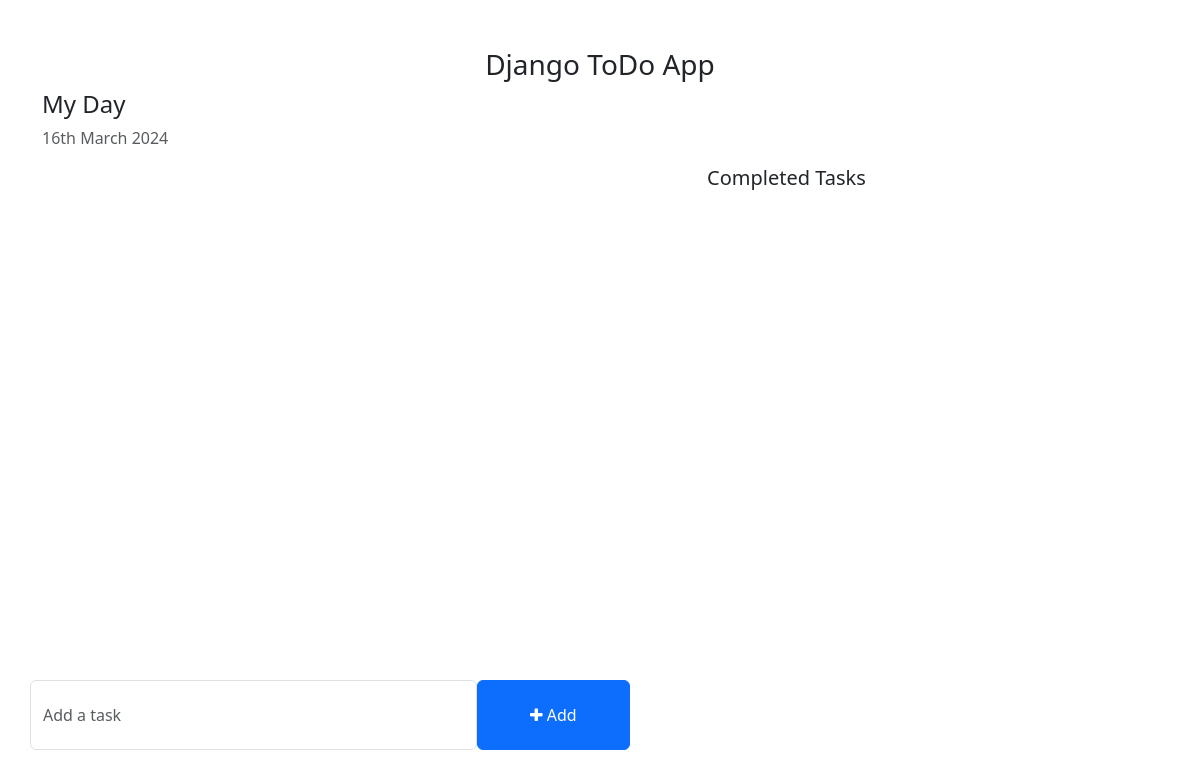
/, run on an earlier commit of the app's database.
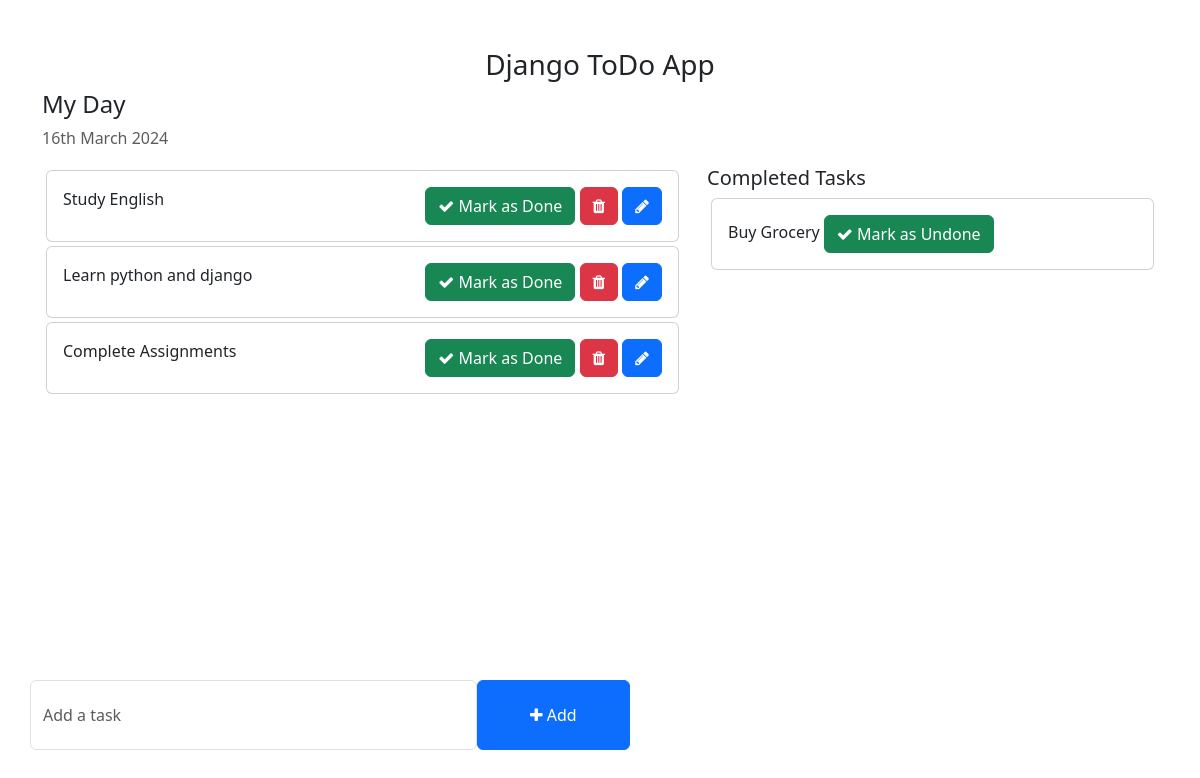
And on a later commit of the database.
### todos/models.py (models this page shows)
class Task(models.Model):
    task = models.CharField(max_length=250)
    is_completed = models.BooleanField(default=False)
    created_at = models.DateTimeField(auto_now_add=True)
    updated_at = models.DateTimeField(auto_now=True)
    def __str__(self):
        return self.task

### todo_main/views.py (the view)
# urls.py: path('', views.TodosPageView.as_view(), name='todos_page'),
class TodosPageView(views.View):
    template_name = 'todos_page.html'
    def get(self, request):
        tasks = Task.objects.filter(is_completed=False).order_by('-updated_at')
        completed_tasks = Task.objects.filter(is_completed=True)
        return render(request, self.template_name, {'tasks':tasks, 'completed_tasks':completed_tasks})

### templates/todos_page.html (shortened to what this page needs)
<!DOCTYPE html>
<html lang="en">
<head>
    <link href="https://cdn.jsdelivr.net/npm/bootstrap@5.3.0-alpha1/dist/css/bootstrap.min.css" rel="stylesheet">
    <link rel="stylesheet" href="https://cdnjs.cloudflare.com/ajax/libs/font-awesome/4.7.0/css/font-awesome.min.css">
</head>
<body>
    <div class="container">
        <h3 class="pt-5 text-center">Django ToDo App</h3>
        <div class="row">
            <h4>My Day</h4>
            <p class="text-muted">{% now "jS F Y" %}</p>
            <div class="col-md-7 col-lg-7" style="height: 450px; overflow: scroll;">
                {% for task in tasks %}
                    <div class="card m-1">
                        <div class="card-body">
                            {{ task.task }}
                            <span style="position: relative; float: right;">
                                <a class="btn btn-success" href="{% url 'todos:done_todo' task.id %}"><i class="fa fa-check"></i> Mark as Done</a>
                                <a class="btn btn-danger" href="{% url 'todos:delete_todo' task.id %}"><i class="fa fa-trash"></i></a>
                                <a class="btn btn-primary" href="{% url 'todos:edit_todo' task.id %}"><i class="fa fa-pencil"></i></a>
                            </span>
                        </div>
                    </div>
                {% endfor %}
            </div>
            <div class="col-md-5 col-lg-5">
                <h5>Completed Tasks</h5>
                {% for completed_task in completed_tasks %}
                    <div class="card m-1">
                        <div class="card-body">
                            {{ completed_task }}
                            <a class="btn btn-success" href="{% url 'todos:undone_todo' completed_task.id %}"><i class="fa fa-check"></i> Mark as Undone</a>
                        </div>
                    </div>
                {% endfor %}
            </div>
        </div>
        <div class="row">
            <div class="col-md-6 col-lg-6 p-0" style="position: absolute; bottom: 50px;">
                <form action="{% url 'todos:add_todo' %}" method="post">
                    <div class="form-group">
                        <span style="display: flex;">
                            <input type="text" name="task" class="form-control" placeholder="Add a task">
                            <button type="submit" class="btn btn-primary" style="width: 200px;"><i class="fa fa-plus"></i> Add</button>
                        </span>
                    </div>
                </form>
            </div>
        </div>
    </div>
</body>
</html>

What changed in the data, as far as the page shows it:
added Task: task "Study English", shown under "My Day"
added Task: task "Learn python and django", shown under "My Day"
added Task: task "Complete Assignments", shown under "My Day"
added Task: task "Buy Grocery", shown under "Completed Tasks"
